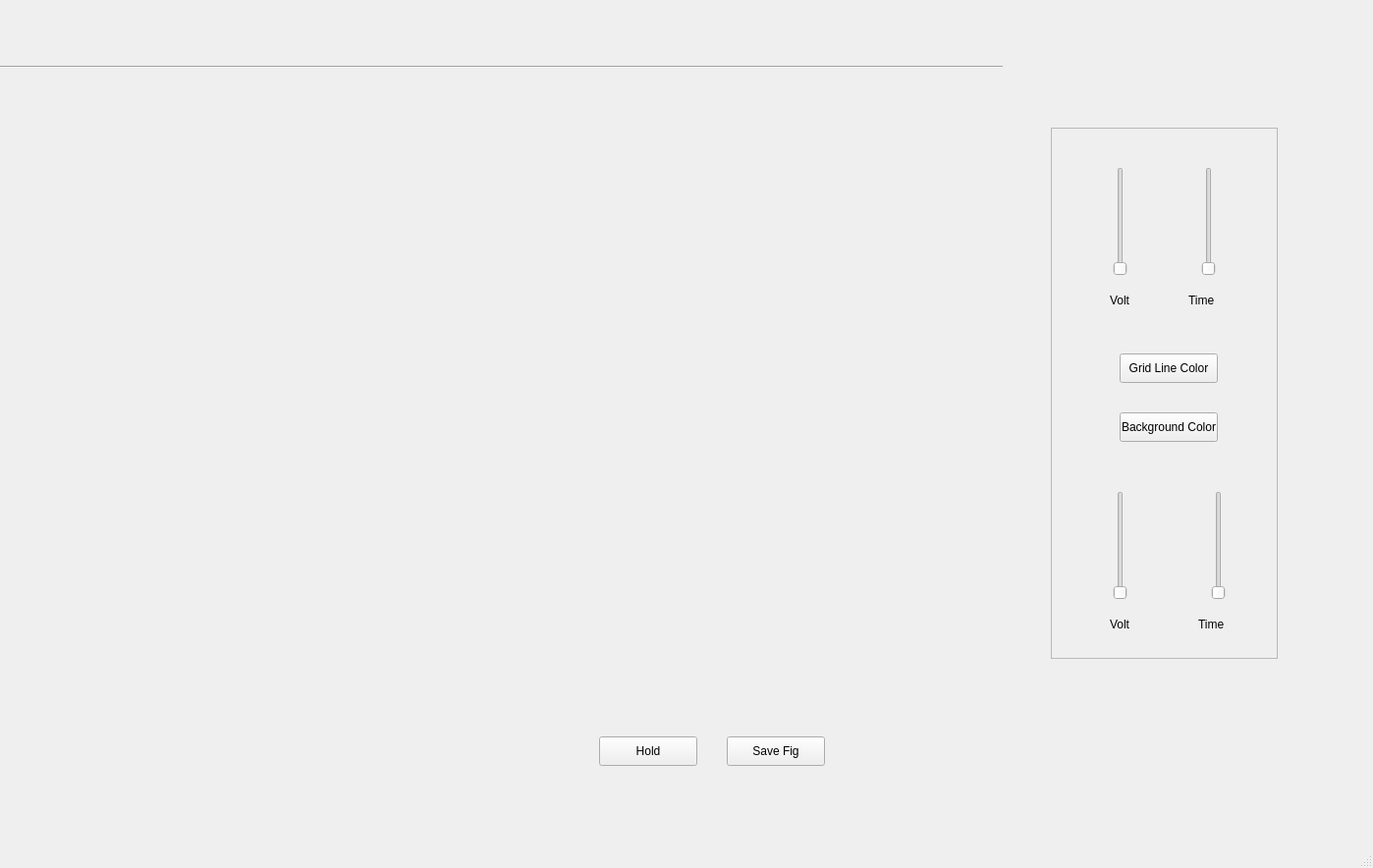
<?xml version="1.0" encoding="UTF-8"?>
<ui version="4.0">
 <class>MainWindow</class>
 <widget class="QMainWindow" name="MainWindow">
  <property name="geometry">
   <rect>
    <x>0</x>
    <y>0</y>
    <width>1398</width>
    <height>884</height>
   </rect>
  </property>
  <property name="windowTitle">
   <string>MainWindow</string>
  </property>
  <widget class="QWidget" name="centralwidget">
   <widget class="QPushButton" name="start_pushButton">
    <property name="geometry">
     <rect>
      <x>610</x>
      <y>750</y>
      <width>100</width>
      <height>30</height>
     </rect>
    </property>
    <property name="text">
     <string>Hold</string>
    </property>
   </widget>
   <widget class="QWidget" name="matplotlib_widget" native="true">
    <property name="geometry">
     <rect>
      <x>60</x>
      <y>70</y>
      <width>1031</width>
      <height>691</height>
     </rect>
    </property>
   </widget>
   <widget class="Line" name="line">
    <property name="geometry">
     <rect>
      <x>-20</x>
      <y>60</y>
      <width>1041</width>
      <height>16</height>
     </rect>
    </property>
    <property name="orientation">
     <enum>Qt::Horizontal</enum>
    </property>
   </widget>
   <widget class="QPushButton" name="SaveFig_pushButton">
    <property name="geometry">
     <rect>
      <x>740</x>
      <y>750</y>
      <width>100</width>
      <height>30</height>
     </rect>
    </property>
    <property name="text">
     <string>Save Fig</string>
    </property>
   </widget>
   <widget class="QFrame" name="frame">
    <property name="geometry">
     <rect>
      <x>1070</x>
      <y>130</y>
      <width>231</width>
      <height>541</height>
     </rect>
    </property>
    <property name="frameShape">
     <enum>QFrame::StyledPanel</enum>
    </property>
    <property name="frameShadow">
     <enum>QFrame::Raised</enum>
    </property>
    <widget class="QLabel" name="label_2">
     <property name="geometry">
      <rect>
       <x>60</x>
       <y>160</y>
       <width>31</width>
       <height>31</height>
      </rect>
     </property>
     <property name="text">
      <string>Volt</string>
     </property>
    </widget>
    <widget class="QPushButton" name="gridlinescolor_pushButton">
     <property name="geometry">
      <rect>
       <x>70</x>
       <y>230</y>
       <width>100</width>
       <height>30</height>
      </rect>
     </property>
     <property name="text">
      <string>Grid Line Color</string>
     </property>
    </widget>
    <widget class="QPushButton" name="bkgndclr_pushButton">
     <property name="geometry">
      <rect>
       <x>70</x>
       <y>290</y>
       <width>100</width>
       <height>30</height>
      </rect>
     </property>
     <property name="text">
      <string>Background Color</string>
     </property>
    </widget>
    <widget class="QSlider" name="timeSlider">
     <property name="geometry">
      <rect>
       <x>150</x>
       <y>40</y>
       <width>22</width>
       <height>111</height>
      </rect>
     </property>
     <property name="maximum">
      <number>2</number>
     </property>
     <property name="pageStep">
      <number>1</number>
     </property>
     <property name="orientation">
      <enum>Qt::Vertical</enum>
     </property>
    </widget>
    <widget class="QSlider" name="timeSlider2">
     <property name="geometry">
      <rect>
       <x>160</x>
       <y>370</y>
       <width>22</width>
       <height>111</height>
      </rect>
     </property>
     <property name="maximum">
      <number>2</number>
     </property>
     <property name="pageStep">
      <number>1</number>
     </property>
     <property name="orientation">
      <enum>Qt::Vertical</enum>
     </property>
    </widget>
    <widget class="QLabel" name="label_5">
     <property name="geometry">
      <rect>
       <x>150</x>
       <y>490</y>
       <width>61</width>
       <height>31</height>
      </rect>
     </property>
     <property name="text">
      <string>Time</string>
     </property>
    </widget>
    <widget class="QSlider" name="voltSlider2">
     <property name="geometry">
      <rect>
       <x>60</x>
       <y>370</y>
       <width>22</width>
       <height>111</height>
      </rect>
     </property>
     <property name="maximum">
      <number>2</number>
     </property>
     <property name="pageStep">
      <number>1</number>
     </property>
     <property name="orientation">
      <enum>Qt::Vertical</enum>
     </property>
    </widget>
    <widget class="QLabel" name="label_4">
     <property name="geometry">
      <rect>
       <x>60</x>
       <y>490</y>
       <width>31</width>
       <height>31</height>
      </rect>
     </property>
     <property name="text">
      <string>Volt</string>
     </property>
    </widget>
    <widget class="QSlider" name="voltSlider">
     <property name="geometry">
      <rect>
       <x>60</x>
       <y>40</y>
       <width>22</width>
       <height>111</height>
      </rect>
     </property>
     <property name="maximum">
      <number>2</number>
     </property>
     <property name="pageStep">
      <number>1</number>
     </property>
     <property name="orientation">
      <enum>Qt::Vertical</enum>
     </property>
    </widget>
    <widget class="QLabel" name="label_3">
     <property name="geometry">
      <rect>
       <x>140</x>
       <y>160</y>
       <width>31</width>
       <height>31</height>
      </rect>
     </property>
     <property name="text">
      <string>Time</string>
     </property>
    </widget>
   </widget>
   <zorder>start_pushButton</zorder>
   <zorder>matplotlib_widget</zorder>
   <zorder>line</zorder>
   <zorder>SaveFig_pushButton</zorder>
   <zorder>fontComboBox</zorder>
   <zorder>frame</zorder>
  </widget>
  <widget class="QMenuBar" name="menubar">
   <property name="geometry">
    <rect>
     <x>0</x>
     <y>0</y>
     <width>1398</width>
     <height>26</height>
    </rect>
   </property>
  </widget>
  <widget class="QStatusBar" name="statusbar"/>
  <action name="actionAbout">
   <property name="text">
    <string>About</string>
   </property>
  </action>
 </widget>
 <resources/>
 <connections/>
</ui>
